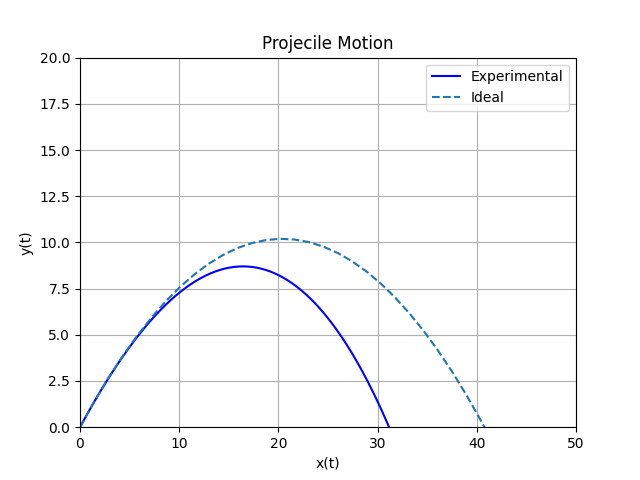

Here is the Python script that generated this plot:
import numpy as np
import matplotlib.pyplot as plt

g = 9.81
k = 0.01
m = 1.0
dt = 0.01
v0 = 20.0
theta = np.pi / 4
#Burada başlangıç değerlerini verdim.
#Hatam açıyı ilk başta 90 derece seçmek olmuş.

vx0 = v0 * np.cos(theta)
vy0 = v0 * np.sin(theta)
#Başlangıç için hız vektörlerini buldum

x_s = [0]
y_s = [0]
x = 0
y = 0
#Burada ilk değerleri verdim.

t_ideal = np.linspace(0, 5)
xi = vx0 * t_ideal
yi= vy0 * t_ideal - 0.5 * g * t_ideal**2

t = 0
vx = vx0
vy = vy0
while y >= 0:
    v = np.sqrt(vx**2 + vy**2)
    ax = -k * v * vx / m
    #m'ye bölmeyi unutmuşum
    ay = -g - (k * v * vy / m)
    vx = vx + ax * dt
    vy = vy + ay * dt
    x = x + vx * dt
    y = y + vy * dt
    x_s.append(x)
    y_s.append(y)
    t += dt
#Fark ettiğim bir şey de y değerlerimin çok büyükken x değerlerimin çok küçük olması.
#Bunun nedenini bilmiyorum.
#Nedeni buldum, açıyı büyük seçmemmiş.

plt.plot(x_s, y_s,
          color='blue',
          label="Experimental")
plt.title(f"Projecile Motion")
plt.plot(xi, yi,
           linestyle='dashed',
           label="Ideal")
plt.xlabel("x(t)")
plt.ylabel("y(t)")
plt.legend()
plt.ylim(0, 20)
plt.xlim(0, 50)
plt.grid(True)
plt.savefig("projectile_motion")
